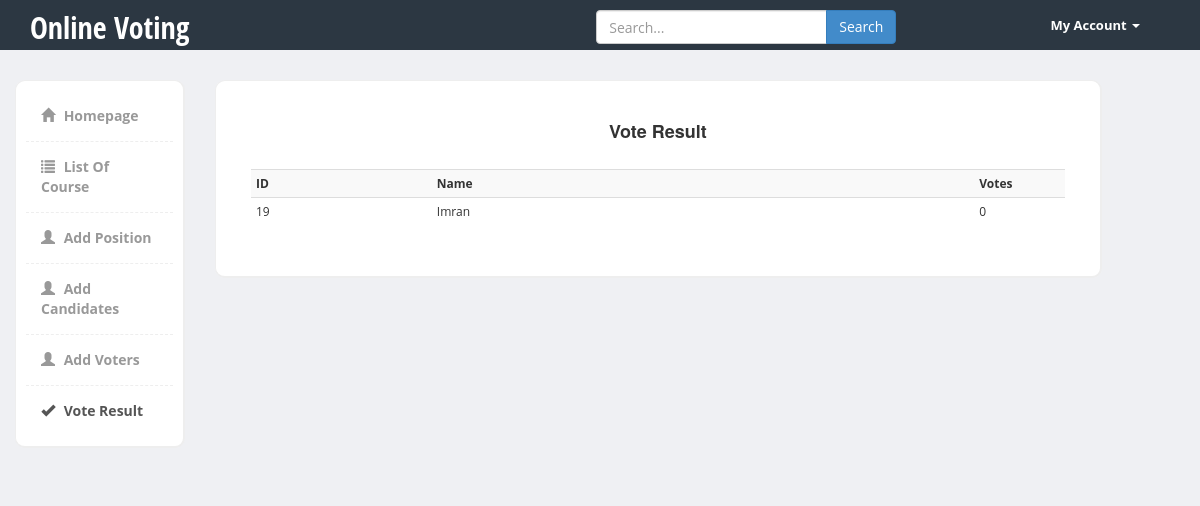
The page /admin/vote_result.php on the database its author committed.
### tables this page shows
CREATE TABLE `nominees` (
  `id` int(11) NOT NULL,
  `course` varchar(60) NOT NULL,
  `pos` varchar(60) NOT NULL,
  `name` varchar(60) NOT NULL,
  `year` varchar(60) NOT NULL,
  `stud_id` varchar(11) NOT NULL
);

### admin/classes/Nominees.php (called while the page is built, shortened)
<?php
class Nominees
{
    public function READ_NOMINEE() {
        global $db;
        $sql = "SELECT *
                FROM nominees
                ORDER BY name ASC";
        if(!$stmt = $db->prepare($sql)) {
            echo $stmt->error;
        } else {
            $stmt->execute();
            $result = $stmt->get_result();
        }
        return $result;
    }
    public function COUNT_VOTES($candidate_id) {
        global $db;
        $sql = "SELECT candidate_id
                FROM votes
                WHERE candidate_id = ?";
        if(!$stmt = $db->prepare($sql)) {
            echo $stmt->error;
        } else {
            $stmt->bind_param("i", $candidate_id);
            $stmt->execute();
            $result = $stmt->get_result();
        }
        return $result;
    }
}

### admin/vote_result.php (the view, shortened to what this page needs)
<?php
require("../includes/connection.php");
require("./classes/Nominees.php");
?>
<!DOCTYPE HTML>
<html lang="en-US">
<head>
    <link href="../bootstrap/css/bootstrap.min.css" rel="stylesheet">
    <link href="../css/styles.css" rel="stylesheet">
</head>
    <div class="header">
	     <div class="container">
	        <div class="row">
	           <div class="col-md-5">
	              <div class="logo">
	                 <h1><a href="index.php">Online Voting</a></h1>
	              </div>
	           </div>
	           <div class="col-md-5">
	              <div class="row">
	                <div class="col-lg-12">
	                  <div class="input-group form">
	                       <input type="text" class="form-control" placeholder="Search...">
	                       <span class="input-group-btn">
	                         <button class="btn btn-primary" type="button">Search</button>
	                       </span>
	                  </div>
	                </div>
	              </div>
	           </div>
	           <div class="col-md-2">
	              <div class="navbar navbar-inverse" role="banner">
	                  <nav class="collapse navbar-collapse bs-navbar-collapse navbar-right" role="navigation">
	                    <ul class="nav navbar-nav">
	                      <li class="dropdown">
	                        <a href="#" class="dropdown-toggle" data-toggle="dropdown">My Account <b class="caret"></b></a>
	                      </li>
	                    </ul>
	                  </nav>
	              </div>
	           </div>
	        </div>
	     </div>
	</div>
    <div class="page-content">
    	<div class="row">
		  <div class="col-md-2">
		  	<div class="sidebar content-box" style="display: block;">
                <ul class="nav">
                    <li><a href="homepage.php"><i class="glyphicon glyphicon-home"></i> Homepage</a></li>
                    <li><a href="add_pos_org.php"><i class="glyphicon glyphicon-list"></i> List Of Course</a></li>
                    <li><a href="add_pos.php"><i class="glyphicon glyphicon-user"></i> Add Position</a></li>
                    <li><a href="add_candidates.php"><i class="glyphicon glyphicon-user"></i> Add Candidates</a></li>
                    <li><a href="add_voters.php"><i class="glyphicon glyphicon-user"></i> Add Voters</a></li>
                    <li class="current"><a href="vote_result.php"><i class="glyphicon glyphicon-ok"></i> Vote Result</a></li>
                </ul>
             </div>
		  </div>
<body>
    <div class="col-md-10">
                <div class="row">
  				<div class="col-md-11">
  					<div class="content-box-large">
		  				<div class="panel-heading">
                            <center><h4><b>Vote Result</b></h4></center><br>
                        <?php
                        $readNom = new Nominees();
                        $rtnReadNom = $readNom->READ_NOMINEE();
                        ?>
                        <div class="table-responsive">
                            <?php if($rtnReadNom) { ?>
                            <table class="table table-condensed table-striped">
                                <tr>
                                    <th>ID</th>
                                    <th>Name</th>
                                    <th>Votes</th>
                                </tr>
                                <?php while($rowCountVotes = $rtnReadNom->fetch_assoc()) { ?>
                                    <?php
                                    $countVotes = new Nominees();
                                    $rtnCountVotes = $countVotes->COUNT_VOTES($rowCountVotes['id'])
                                    ?>
                                    <tr>
                                        <td style="width: 20%;"><?php echo $rowCountVotes['id']; ?></td>
                                        <td style="width: 60%;"><?php echo $rowCountVotes['name']; ?></td>
                                        <td style="width: 10%;"><?php echo $rtnCountVotes->num_rows; ?></td>
                                    </tr>
                                <?php }  ?>
                            </table>
                            <?php $rtnReadNom->free(); }  ?>
                        </div>
</body>
</html>

### css/styles.css (style rules this page uses)
body { font-family: 'Open Sans', sans-serif; background-color: #f7f7f7; position: relative; margin: 0px; font-size: 12px; padding: 0px; }
.page-content > .row { margin-left: 0px !important; margin-right: 0px !important; margin-top: 30px; }
.header { height:50px; background-color: #2c3742; }
.header .logo h1 { font-size:30px; margin:0px; padding:10px 0px; }
.header .logo h1 a { color:#fff; font-family: 'Open Sans Condensed', sans-serif; }
.header .form { margin-top:10px; width:100%; max-width:300px; margin:10px auto; }
.header .navbar * { box-shadow:none !important; }
.header .navbar { background:none !important; border:0px !important; }
.header .navbar .nav > li > a { color:#fff !important; font-size:13px !important; border-bottom:0px !important; margin-top:0px !important; font-weight:bold; }
.header .navbar-collapse { border:0px !important; }
.header .navbar-nav .caret { border-top-color:#fff !important; border-bottom-color:#fff !important; }
.content-box, .content-box-large { margin-bottom:30px; background:#fff; border-radius:10px; padding:10px; border-left:1px solid #eee; border-top:1px solid #eee; border-right:2px solid #eee; border-bottom:2px solid #eee; }
.content-box-large { padding: 20px; }
.sidebar ul.nav, .sidebar ul.nav ul { list-style: none; padding: 0px; margin: 0px; }
.sidebar .nav > li { margin: 0; border-bottom:1px dashed #eee; }
.sidebar .nav > li:last-child { border-bottom:0px; }
.sidebar .nav > li > a { font-size: 14px; line-height: 20px; padding: 15px 15px; color: #999; display: block; font-weight:bold; background:none; text-decoration: none; border-top:0px; font-weight:bold; }
.sidebar .nav > li > a > i { margin-right:5px; }
.sidebar .nav li a:hover, .sidebar .nav li.current > a { background: #fff; color: #555; border-bottom:0px; }
body { background-color: #eff0f3; }

### rows shown on the page
nominees: id "19", name "Imran", num_rows "0"
